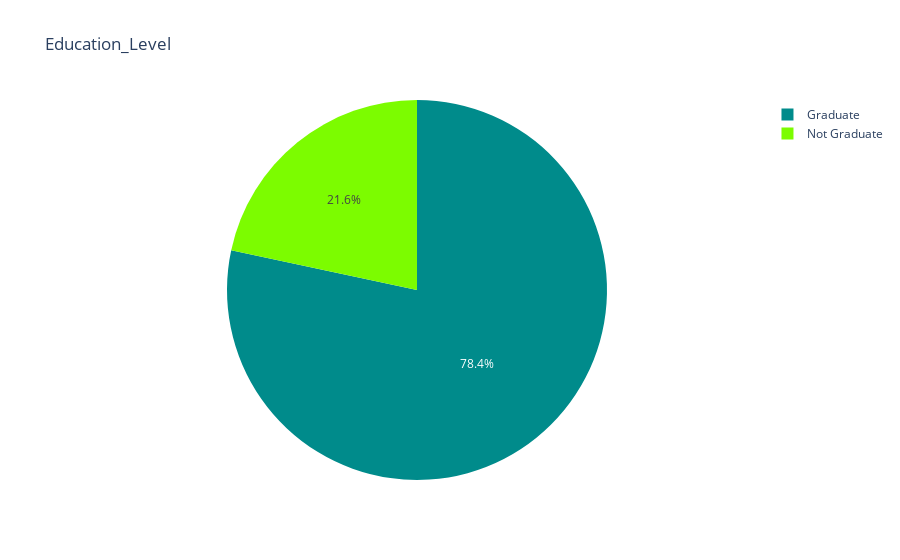

Source (notebook cell):
### Code cell
pie_chart(loan,"Education_Level")

### Figure 1 — Plotly figure (JSON) as saved in the notebook; plotly's stock layout.template omitted (floating-point values rounded to 4 significant figures)
{"data": [{"domain": {"x": [0, 1], "y": [0, 1]}, "hovertemplate": "label=%{label}<br>value=%{value}<extra></extra>", "labels": ["Graduate", "Not Graduate"], "legendgroup": "", "name": "", "showlegend": true, "type": "pie", "values": [78.36, 21.64]}], "layout": {"legend": {"tracegroupgap": 0}, "piecolorway": ["darkcyan", "lawngreen"], "title": {"text": "Education_Level"}}}
